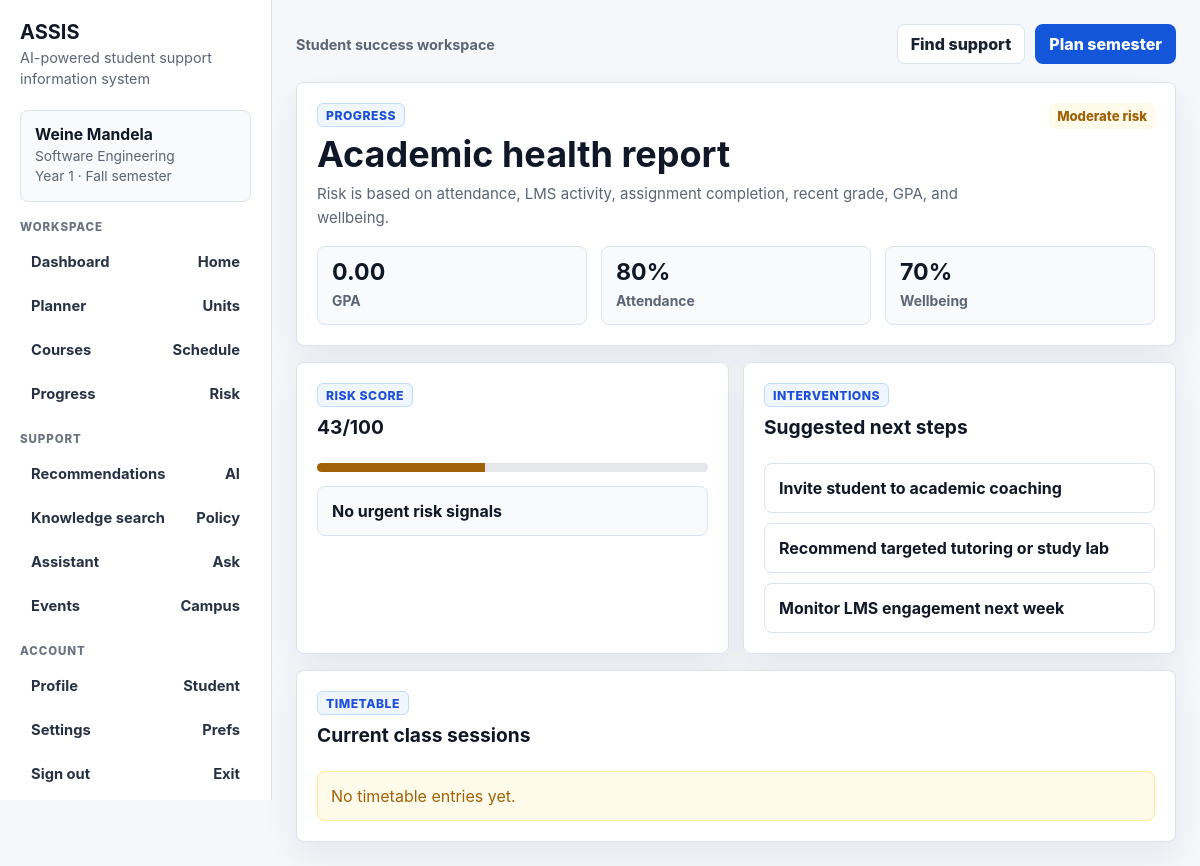
The page /api/academic-analytics/ (signed in) on the database its author committed.
### api/models.py (models this page shows, shortened)
class StudentProfile(models.Model):
    user = models.OneToOneField(settings.AUTH_USER_MODEL, null=True, blank=True, on_delete=models.CASCADE, related_name="student_profile")
    student_id = models.CharField(max_length=24, unique=True)
    name = models.CharField(max_length=120)
    program = models.CharField(max_length=120)
    year = models.PositiveSmallIntegerField(default=1)
    current_semester = models.CharField(max_length=24, default="Fall")
    interests = models.JSONField(default=list, blank=True)
    gpa = models.DecimalField(max_digits=3, decimal_places=2, default=0)
    attendance = models.PositiveSmallIntegerField(default=0)
    lms_activity = models.PositiveSmallIntegerField(default=0)
    assignments_submitted = models.PositiveSmallIntegerField(default=0)
    recent_grade = models.PositiveSmallIntegerField(default=0)
    wellbeing_score = models.PositiveSmallIntegerField(default=0)
    completed_units = models.PositiveSmallIntegerField(default=0)
    enrolled_units = models.ManyToManyField(Unit, through="StudentUnitEnrollment", related_name="students", blank=True)
    created_at = models.DateTimeField(auto_now_add=True)
    updated_at = models.DateTimeField(auto_now=True)

### api/views.py (the view)
# urls.py: path("academic-analytics/", academic_analytics_ui, name="academic_analytics_ui"),
@login_required(login_url="/login/login/")
def academic_analytics_ui(request):
    profile = _get_current_profile(request)
    if not profile:
        return redirect("login")
    _seed_sample_courses()
    profile = _ensure_student_success_data(profile)
    sessions = _order_sessions(ClassSession.objects.filter(
        section__unit__enrollments__student=profile,
        section__unit__enrollments__status="enrolled",
    ))
    return render(
        request,
        "api/academic_analytics.html",
        {"profile": profile, "risk": _profile_risk_context(profile), "sessions": sessions},
    )

### api/ai/services.py (called while the page is built)
def _risk_score(student: dict) -> int:
    attendance_gap = max(0, 85 - student.get("attendance", 0)) * 1.2
    activity_gap = max(0, 70 - student.get("lms_activity", 0)) * 0.8
    assignment_gap = max(0, 85 - student.get("assignments_submitted", 0)) * 0.9
    grade_gap = max(0, 70 - student.get("recent_grade", 0)) * 1.1
    gpa_gap = max(0, 2.7 - student.get("gpa", 0)) * 12
    wellbeing_gap = max(0, 65 - student.get("wellbeing_score", 0)) * 0.5
    return min(100, round(attendance_gap + activity_gap + assignment_gap + grade_gap + gpa_gap + wellbeing_gap))

def _risk_signals(student: dict) -> list[str]:
    signals = []
    if student.get("attendance", 0) < 75:
        signals.append("Attendance below support threshold")
    if student.get("lms_activity", 0) < 60:
        signals.append("Low LMS activity")
    if student.get("assignments_submitted", 0) < 75:
        signals.append("Missing or late coursework")
    if student.get("recent_grade", 0) < 65:
        signals.append("Recent grade decline")
    if student.get("wellbeing_score", 0) < 60:
        signals.append("Wellbeing check-in recommended")
    return signals or ["No urgent risk signals"]

def _interventions(student: dict, level: str) -> list[str]:
    if level == "high":
        return [
            "Schedule advisor outreach within 48 hours",
            "Create tutoring and assignment recovery plan",
            "Offer wellbeing check-in and financial aid review if relevant",
        ]
    if level == "moderate":
        return [
            "Invite student to academic coaching",
            "Recommend targeted tutoring or study lab",
            "Monitor LMS engagement next week",
        ]
    return ["Continue positive reinforcement and recommend enrichment opportunities"]

### api/seed_data.py (called while the page is built)
def _coerce_time(value):
    if isinstance(value, datetime.time):
        return value
    return datetime.datetime.strptime(value, "%H:%M").time()

### api/views.py (called while the page is built)
def _student_record(profile):
    return {
        "id": profile.student_id,
        "student_id": profile.student_id,
        "name": profile.name,
        "program": profile.program,
        "year": profile.year,
        "interests": list(profile.interests or []),
        "gpa": float(profile.gpa),
        "attendance": profile.attendance,
        "lms_activity": profile.lms_activity,
        "assignments_submitted": profile.assignments_submitted,
        "recent_grade": profile.recent_grade,
        "wellbeing_score": profile.wellbeing_score,
    }

### api/templates/api/academic_analytics.html (shortened to what this page needs)
{% extends "api/base.html" %}
{% block content %}
  <section class="section">
    <div class="section-header">
      <div>
        <span class="eyebrow">Progress</span>
        <h1 style="margin-top:8px;">Academic health report</h1>
        <p class="meta" style="margin-bottom:0;">Risk is based on attendance, LMS activity, assignment completion, recent grade, GPA, and wellbeing.</p>
      </div>
      <span class="pill {{ risk.tone }}">{{ risk.level|title }} risk</span>
    </div>
    <div class="grid-3">
      <div class="stat"><strong>{{ profile.gpa }}</strong><span>GPA</span></div>
      <div class="stat"><strong>{{ profile.attendance }}%</strong><span>Attendance</span></div>
      <div class="stat"><strong>{{ profile.wellbeing_score }}%</strong><span>Wellbeing</span></div>
    </div>
  </section>
  <section class="grid-2">
    <div class="section">
      <div class="section-header">
        <div>
          <span class="eyebrow">Risk score</span>
          <h2 style="margin-top:8px;">{{ risk.score }}/100</h2>
        </div>
      </div>
      <div class="progress {{ risk.tone }}"><span style="width: {{ risk.score }}%;"></span></div>
      <div class="card-list" style="margin-top:14px;">
        {% for signal in risk.signals %}
          <div class="card soft"><strong>{{ signal }}</strong></div>
        {% endfor %}
      </div>
    </div>
    <div class="section">
      <div class="section-header">
        <div>
          <span class="eyebrow">Interventions</span>
          <h2 style="margin-top:8px;">Suggested next steps</h2>
        </div>
      </div>
      <div class="card-list">
        {% for intervention in risk.interventions %}
          <div class="card"><strong>{{ intervention }}</strong></div>
        {% endfor %}
      </div>
    </div>
  </section>
  <section class="section">
    <div class="section-header">
      <div>
        <span class="eyebrow">Timetable</span>
        <h2 style="margin-top:8px;">Current class sessions</h2>
      </div>
    </div>
    {% if sessions %}
      <table class="table">
        <thead><tr><th>Unit</th><th>Day</th><th>Time</th><th>Location</th></tr></thead>
        <tbody>
          {% for session in sessions %}
            <tr>
              <td>{{ session.section.unit.unit_id }} - {{ session.section.unit.title }}</td>
              <td>{{ session.get_day_of_week_display }}</td>
              <td>{{ session.start_time }} - {{ session.end_time }}</td>
              <td>{{ session.location }}</td>
            </tr>
          {% endfor %}
        </tbody>
      </table>
    {% else %}
      <div class="message warning">No timetable entries yet.</div>
    {% endif %}
  </section>
{% endblock %}

### api/templates/api/base.html (shortened to what this page needs)
<!doctype html>
<html lang="en">
  <head>
  </head>
  <body>
    <div class="app-shell">
      {% block sidebar %}
        <aside class="sidebar">
          <a class="brand" href="{% url 'dashboard' %}">
            <strong>ASSIS</strong>
            <span>AI-powered student support information system</span>
          </a>
          {% if profile %}
            <div class="student-block">
              <strong>{{ profile.name }}</strong>
              <span>{{ profile.program }}</span>
              <span>Year {{ profile.year }} · {{ profile.current_semester }} semester</span>
            </div>
          {% endif %}
          <nav aria-label="Primary navigation">
            <div class="nav-group">
              <p class="nav-label">Workspace</p>
              <ul class="nav-list">
                <li class="nav-item"><a href="{% url 'dashboard' %}">Dashboard <span>Home</span></a></li>
                <li class="nav-item"><a href="{% url 'choose_classes' %}">Planner <span>Units</span></a></li>
                <li class="nav-item"><a href="{% url 'my_courses_ui' %}">Courses <span>Schedule</span></a></li>
                <li class="nav-item"><a href="{% url 'academic_analytics_ui' %}">Progress <span>Risk</span></a></li>
              </ul>
            </div>
            <div class="nav-group">
              <p class="nav-label">Support</p>
              <ul class="nav-list">
                <li class="nav-item"><a href="{% url 'ai_recommendations_ui' %}">Recommendations <span>AI</span></a></li>
                <li class="nav-item"><a href="{% url 'knowledge_search_ui' %}">Knowledge search <span>Policy</span></a></li>
                <li class="nav-item"><a href="{% url 'ai_assistant_ui' %}">Assistant <span>Ask</span></a></li>
                <li class="nav-item"><a href="{% url 'events_ui' %}">Events <span>Campus</span></a></li>
              </ul>
            </div>
            <div class="nav-group">
              <p class="nav-label">Account</p>
              <ul class="nav-list">
                <li class="nav-item"><a href="{% url 'my_profile_ui' %}">Profile <span>Student</span></a></li>
                <li class="nav-item"><a href="{% url 'settings_ui' %}">Settings <span>Prefs</span></a></li>
                {% if request.user.is_authenticated %}
                  <li class="nav-item"><a href="{% url 'logout' %}">Sign out <span>Exit</span></a></li>
                {% endif %}
              </ul>
            </div>
          </nav>
        </aside>
      {% endblock %}
      <div class="workspace">
        <header class="topbar">
          <div class="topbar-title">Student success workspace</div>
          <div class="actions">
            <a class="btn btn-secondary" href="{% url 'knowledge_search_ui' %}">Find support</a>
            <a class="btn btn-primary" href="{% url 'choose_classes' %}">Plan semester</a>
          </div>
        </header>
        <main class="main">
          {% block content %}{% endblock %}
        </main>
      </div>
    </div>
  </body>
</html>

### rows shown on the page
StudentProfile: name "Weine Mandela", program "Software Engineering", year "1", current_semester "Fall", gpa "0.00", attendance "80", wellbeing_score "70"

### other values the page prints
{{ risk.level|title }} "Moderate"
{{ risk.score }} "43"
{{ signal }} "No urgent risk signals"
{{ intervention }} "Invite student to academic coaching" "Recommend targeted tutoring or study lab" "Monitor LMS engagement next week"
